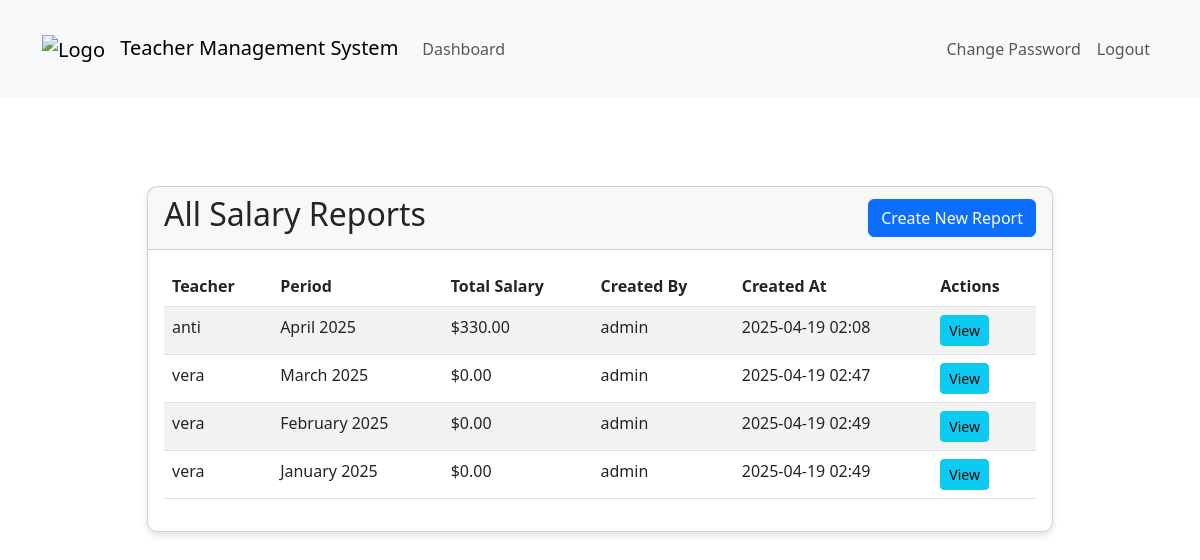
The app's page /dashboard/superuser/salary-reports/ (signed in), older data.
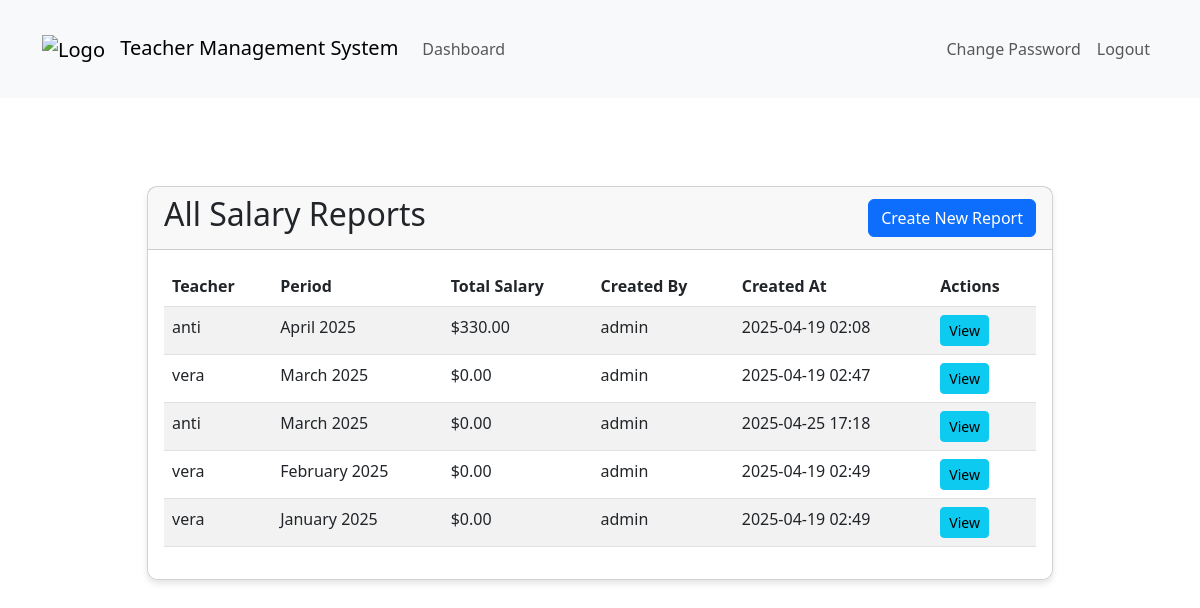
The same page, newer data.
### teachers_app/models.py (models this page shows, shortened)
class SalaryReport(models.Model):
    teacher = models.ForeignKey(Teacher, on_delete=models.CASCADE)
    start_date = models.DateTimeField()
    end_date = models.DateTimeField()
    total_hours = models.DecimalField(max_digits=10, decimal_places=2, null=True, blank=True)
    total_amount = models.DecimalField(max_digits=10, decimal_places=2, null=True, blank=True)
    created_at = models.DateTimeField(auto_now_add=True)
    created_by = models.ForeignKey(CustomUser, on_delete=models.SET_NULL, null=True)
    notes = models.TextField(blank=True)
    is_deleted = models.BooleanField(default=False)
    deleted_at = models.DateTimeField(null=True, blank=True)

class Teacher(models.Model):
    user = models.OneToOneField(CustomUser, on_delete=models.CASCADE)
    subjects = models.CharField(max_length=200, blank=True, help_text="Optional: List of subjects taught")
    def __str__(self):
        return f"{self.user.username} - {self.subjects}" if self.subjects else self.user.username

class CustomUser(AbstractUser):
    is_student   = models.BooleanField(default=False)
    is_teacher = models.BooleanField(default=False)
    is_inspector = models.BooleanField(default=False)

### teachers_app/views.py (the view)
# urls.py: path('superuser/salary-reports/', views.list_salary_reports, name='list_salary_reports'),
@login_required
@user_passes_test(lambda u: u.is_superuser)
def list_salary_reports(request, teacher_id=None):
    if teacher_id:
        teacher = get_object_or_404(Teacher, id=teacher_id)
        reports = SalaryReport.objects.filter(
            teacher=teacher,
            is_deleted=False
        ).order_by('-start_date')
    else:
        teacher = None
        reports = SalaryReport.objects.filter(
            is_deleted=False
        ).order_by('-start_date')
    reports_with_data = []
    for report in reports:
        year = report.start_date.year
        month = report.start_date.month
        report_data = SalaryCalculationService.calculate_salary(report.teacher, year, month)
        reports_with_data.append({
            'report': report,
            'total_salary': report_data['total_salary']
        })
    return render(request, 'superuser/list_salary_reports.html', {
        'teacher': teacher,
        'reports': reports_with_data
    })

### teachers_app/models.py (called while the page is built)
    def __str__(self):
        return f"{self.name} (${self.hourly_rate}/hour)"

    def calculated_hours(self):
        if self.entry_type == 'manual' and self.manual_hours:
            return self.manual_hours
        elif self.entry_type == 'clock' and self.clock_in and self.clock_out:
            duration = self.clock_out - self.clock_in
            return duration.total_seconds() / 3600  # Return hours
        elif self.entry_type == 'time_range' and self.start_time and self.end_time:
            duration = self.end_time - self.start_time
            return duration.total_seconds() / 3600  # Return hours
        return None  # Return None if no valid data

    def __str__(self):
        if self.entry_type == 'manual':
            return f"{self.teacher} - {self.task} - {self.manual_hours} hours"
        elif self.entry_type == 'time_range':
            return f"{self.teacher} - {self.task} - {self.start_time} to {self.end_time}"
        return f"{self.teacher} - {self.task} - {self.clock_in} to {self.clock_out}"

### templates/superuser/list_salary_reports.html
{% extends 'base.html' %}
{% load static %}
{% block content %}
<div class="container mt-4">
    <div class="row">
        <div class="col-md-10 offset-md-1">
            <div class="card">
                <div class="card-header d-flex justify-content-between align-items-center">
                    <h2>
                        {% if teacher %}
                            Salary Reports for {{ teacher.user.username }}
                        {% else %}
                            All Salary Reports
                        {% endif %}
                    </h2>
                    <a href="{% url 'create_salary_report' %}" class="btn btn-primary">Create New Report</a>
                </div>
                <div class="card-body">
                    {% if reports %}
                        <table class="table table-striped">
                            <thead>
                                <tr>
                                    {% if not teacher %}
                                        <th>Teacher</th>
                                    {% endif %}
                                    <th>Period</th>
                                    <th>Total Salary</th>
                                    <th>Created By</th>
                                    <th>Created At</th>
                                    <th>Actions</th>
                                </tr>
                            </thead>
                            <tbody>
                                {% for item in reports %}
                                <tr>
                                    {% if not teacher %}
                                        <td>{{ item.report.teacher.user.username }}</td>
                                    {% endif %}
                                    <td>{{ item.report.start_date|date:"F Y" }}</td>
                                    <td>${{ item.total_salary|floatformat:2 }}</td>
                                    <td>{{ item.report.created_by.username }}</td>
                                    <td>{{ item.report.created_at|date:"Y-m-d H:i" }}</td>
                                    <td>
                                        <a href="{% url 'teacher_view_salary_report' item.report.teacher.id item.report.start_date|date:'Y' item.report.start_date|date:'n' %}"
                                           class="btn btn-sm btn-info">View</a>
                                    </td>
                                </tr>
                                {% endfor %}
                            </tbody>
                        </table>
                    {% else %}
                        <div class="alert alert-info">
                            No salary reports found.
                        </div>
                    {% endif %}
                </div>
            </div>
        </div>
    </div>
</div>
{% endblock %}

Row changes from the older to the newer data that the page shows:
added SalaryReport: report.teacher.user.username "anti", report.start_date "March 2025", total_salary "0.00", report.created_by.username "admin", report.created_at "2025-04-25 17:18"
